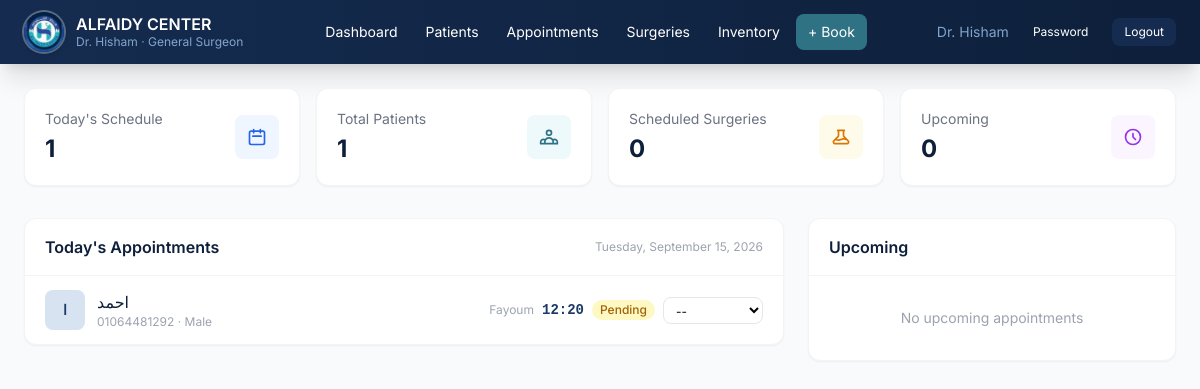
/doctor/dashboard (signed in), run on the app's committed database.
### app/models/__init__.py (models this page shows, shortened)
class User(UserMixin, db.Model):
    __tablename__ = 'users'
    id = db.Column(db.Integer, primary_key=True)
    username = db.Column(db.String(80), unique=True, nullable=False)
    password_hash = db.Column(db.String(256), nullable=False)
    full_name = db.Column(db.String(150), nullable=False)
    role = db.Column(db.String(20), nullable=False)  # 'doctor' or 'assistant'
    active = db.Column(db.Boolean, default=True)
    created_at = db.Column(db.DateTime, default=datetime.utcnow)
    appointments_created = db.relationship('Appointment', backref='created_by_user', lazy='dynamic')

class Appointment(db.Model):
    __tablename__ = 'appointments'
    id = db.Column(db.Integer, primary_key=True)
    patient_id = db.Column(db.Integer, db.ForeignKey('patients.id'), nullable=False, index=True)
    appointment_date = db.Column(db.Date, nullable=False, index=True)
    time_slot = db.Column(db.String(5), nullable=True)  # 'HH:MM' format; null while on the waitlist
    branch = db.Column(db.String(20), nullable=False, default='fayoum', index=True)  # 'fayoum' or 'abshway'
    is_waitlisted = db.Column(db.Boolean, default=False, index=True)
    status = db.Column(db.String(20), nullable=False, default='pending')
    notes = db.Column(db.Text, nullable=True)
    complaint = db.Column(db.Text, nullable=True)  # Patient's initial complaint
    created_by = db.Column(db.Integer, db.ForeignKey('users.id'), nullable=True)
    created_at = db.Column(db.DateTime, default=datetime.utcnow)
    updated_at = db.Column(db.DateTime, default=datetime.utcnow, onupdate=datetime.utcnow)
    is_deleted = db.Column(db.Boolean, default=False)
    @property
    def branch_display_en(self):
        return {'fayoum': 'Fayoum', 'abshway': 'Abshway'}.get(self.branch, self.branch)

class Patient(db.Model):
    __tablename__ = 'patients'
    id = db.Column(db.Integer, primary_key=True)
    full_name = db.Column(db.String(150), nullable=False, index=True)
    phone = db.Column(db.String(20), nullable=False, index=True)
    age = db.Column(db.Integer, nullable=True)
    gender = db.Column(db.String(10), nullable=True)  # ذكر / أنثى
    created_at = db.Column(db.DateTime, default=datetime.utcnow)
    is_deleted = db.Column(db.Boolean, default=False)
    appointments = db.relationship('Appointment', backref='patient', lazy='dynamic',
                                    primaryjoin='and_(Patient.id == Appointment.patient_id, Appointment.is_deleted == False)')
    medical_records = db.relationship('MedicalRecord', backref='patient', lazy='dynamic')
    surgeries = db.relationship('Surgery', backref='patient', lazy='dynamic',
                                 primaryjoin='and_(Patient.id == Surgery.patient_id, Surgery.is_deleted == False)')
    files = db.relationship('PatientFile', backref='patient', lazy='dynamic',
                             primaryjoin='and_(Patient.id == PatientFile.patient_id, PatientFile.is_deleted == False)')
    prescriptions = db.relationship('Prescription', backref='patient', lazy='dynamic')
    @property
    def display_gender(self):
        return 'Male' if self.gender == 'ذكر' else ('Female' if self.gender == 'أنثى' else 'N/A')

### app/routes/doctor.py (the view)
@doctor_bp.route('/')
@doctor_bp.route('/dashboard')
@doctor_required
def dashboard():
    today = date.today()
    today_apps = Appointment.query.filter(
        Appointment.appointment_date == today,
        Appointment.is_deleted == False,
        Appointment.status.in_(['pending', 'confirmed'])
    ).order_by(Appointment.time_slot).all()
    upcoming_apps = Appointment.query.filter(
        Appointment.appointment_date > today,
        Appointment.is_deleted == False,
        Appointment.status.in_(['pending', 'confirmed'])
    ).order_by(Appointment.appointment_date, Appointment.time_slot).limit(10).all()
    total_patients = Patient.query.filter(Patient.is_deleted == False).count()
    total_surgeries = Surgery.query.filter(Surgery.is_deleted == False,
                                           Surgery.status == 'scheduled').count()
    return render_template('doctor/dashboard.html',
                           today_apps=today_apps,
                           upcoming_apps=upcoming_apps,
                           total_patients=total_patients,
                           total_surgeries=total_surgeries,
                           today=today)

### app/routes/doctor.py (called while the page is built)
def doctor_required(f):
    @wraps(f)
    @login_required
    def decorated(*args, **kwargs):
        if current_user.role != 'doctor':
            flash('Access denied. Doctor only.', 'danger')
            return redirect(url_for('auth.login'))
        return f(*args, **kwargs)
    return decorated

### app/templates/doctor/dashboard.html (shortened to what this page needs)
{% extends "base_en.html" %}
{% block content %}
<div class="grid grid-cols-1 sm:grid-cols-2 lg:grid-cols-4 gap-4 mb-8">
    <div class="bg-white rounded-xl p-5 border border-gray-100 shadow-sm">
        <div class="flex items-center justify-between">
            <div>
                <p class="text-sm text-gray-500">Today's Schedule</p>
                <p class="text-2xl font-bold text-navy-900 mt-1">{{ today_apps|length }}</p>
            </div>
            <div class="w-11 h-11 bg-blue-50 rounded-lg flex items-center justify-center">
                <svg class="w-5 h-5 text-blue-600" fill="none" stroke="currentColor" viewBox="0 0 24 24"><path stroke-linecap="round" stroke-linejoin="round" stroke-width="2" d="M8 7V3m8 4V3m-9 8h10M5 21h14a2 2 0 002-2V7a2 2 0 00-2-2H5a2 2 0 00-2 2v12a2 2 0 002 2z"></path></svg>
            </div>
        </div>
    </div>
    <div class="bg-white rounded-xl p-5 border border-gray-100 shadow-sm">
        <div class="flex items-center justify-between">
            <div>
                <p class="text-sm text-gray-500">Total Patients</p>
                <p class="text-2xl font-bold text-navy-900 mt-1">{{ total_patients }}</p>
            </div>
            <div class="w-11 h-11 bg-teal-50 rounded-lg flex items-center justify-center">
            </div>
        </div>
    </div>
    <div class="bg-white rounded-xl p-5 border border-gray-100 shadow-sm">
        <div class="flex items-center justify-between">
            <div>
                <p class="text-sm text-gray-500">Scheduled Surgeries</p>
                <p class="text-2xl font-bold text-navy-900 mt-1">{{ total_surgeries }}</p>
            </div>
            <div class="w-11 h-11 bg-amber-50 rounded-lg flex items-center justify-center">
            </div>
        </div>
    </div>
    <div class="bg-white rounded-xl p-5 border border-gray-100 shadow-sm">
        <div class="flex items-center justify-between">
            <div>
                <p class="text-sm text-gray-500">Upcoming</p>
                <p class="text-2xl font-bold text-navy-900 mt-1">{{ upcoming_apps|length }}</p>
            </div>
            <div class="w-11 h-11 bg-purple-50 rounded-lg flex items-center justify-center">
                <svg class="w-5 h-5 text-purple-600" fill="none" stroke="currentColor" viewBox="0 0 24 24"><path stroke-linecap="round" stroke-linejoin="round" stroke-width="2" d="M12 8v4l3 3m6-3a9 9 0 11-18 0 9 9 0 0118 0z"></path></svg>
            </div>
        </div>
    </div>
</div>
<div class="grid grid-cols-1 lg:grid-cols-3 gap-6">
    <div class="lg:col-span-2">
        <div class="bg-white rounded-xl border border-gray-100 shadow-sm">
            <div class="px-5 py-4 border-b border-gray-100 flex items-center justify-between">
                <h2 class="font-semibold text-navy-900">Today's Appointments</h2>
                <span class="text-xs text-gray-400">{{ today.strftime('%A, %B %d, %Y') }}</span>
            </div>
            {% if today_apps %}
            <div class="divide-y divide-gray-50">
                {% for appt in today_apps %}
                <div class="px-5 py-3.5 hover:bg-gray-50 transition flex items-center justify-between gap-4">
                    <div class="flex items-center gap-3 min-w-0">
                        <div class="w-10 h-10 bg-navy-100 rounded-lg flex items-center justify-center text-navy-700 font-bold text-sm shrink-0">
                            {{ appt.patient.full_name[0] }}
                        </div>
                        <div class="min-w-0">
                            <a href="{{ url_for('doctor.patient_detail', patient_id=appt.patient_id) }}" class="font-medium text-navy-900 hover:text-teal-600 transition truncate block">
                                {{ appt.patient.full_name }}
                            </a>
                            <p class="text-xs text-gray-400">{{ appt.patient.phone }} &middot; {{ appt.patient.display_gender }}</p>
                        </div>
                    </div>
                    <div class="flex items-center gap-2 shrink-0">
                        <span class="text-xs text-gray-400">{{ appt.branch_display_en }}</span>
                        {% if appt.is_waitlisted %}
                        <span class="text-sm font-semibold text-amber-600">Waitlist</span>
                        {% else %}
                        <span class="text-sm font-mono font-semibold text-navy-700">{{ appt.time_slot }}</span>
                        {% endif %}
                        <span class="px-2 py-0.5 rounded-full text-xs font-medium
                            {% if appt.status == 'pending' %}bg-yellow-100 text-yellow-700
                            {% elif appt.status == 'confirmed' %}bg-blue-100 text-blue-700
                            {% elif appt.status == 'completed' %}bg-green-100 text-green-700
                            {% elif appt.status == 'cancelled' %}bg-red-100 text-red-700
                            {% else %}bg-gray-100 text-gray-600{% endif %}">
                            {{ appt.status|capitalize }}
                        </span>
                        <form method="POST" action="{{ url_for('doctor.update_appointment_status', appointment_id=appt.id) }}" class="inline">
                            <select name="status" onchange="this.form.submit()" class="text-xs border border-gray-200 rounded-lg px-2 py-1 bg-white">
                                <option value="" disabled selected>--</option>
                            </select>
                        </form>
                    </div>
                </div>
                {% endfor %}
            </div>
            {% endif %}
        </div>
    </div>
    <div>
        <div class="bg-white rounded-xl border border-gray-100 shadow-sm">
            <div class="px-5 py-4 border-b border-gray-100">
                <h2 class="font-semibold text-navy-900">Upcoming</h2>
            </div>
            {% if upcoming_apps %}
            <div class="divide-y divide-gray-50">
                {% for appt in upcoming_apps[:8] %}
                <a href="{{ url_for('doctor.patient_detail', patient_id=appt.patient_id) }}" class="block px-5 py-3 hover:bg-gray-50 transition">
                    <p class="font-medium text-sm text-navy-900">{{ appt.patient.full_name }}</p>
                    <p class="text-xs text-gray-400 mt-0.5">{{ appt.appointment_date.strftime('%b %d') }} at {{ appt.time_slot }}</p>
                </a>
                {% endfor %}
            </div>
            <div class="px-5 py-3 border-t border-gray-100">
                <a href="{{ url_for('doctor.appointments') }}" class="text-teal-600 hover:text-teal-700 text-sm font-medium">View all &rarr;</a>
            </div>
            {% else %}
            <div class="px-5 py-8 text-center text-gray-400 text-sm">No upcoming appointments</div>
            {% endif %}
        </div>
    </div>
</div>
{% endblock %}

### app/templates/base_en.html (shortened to what this page needs)
<!DOCTYPE html>
<html lang="en" dir="ltr">
<head>
    <script src="https://cdn.tailwindcss.com"></script>
</head>
<body class="bg-gray-50 min-h-screen">
    <nav class="bg-gradient-to-l from-navy-900 to-navy-800 text-white shadow-xl">
        <div class="max-w-7xl mx-auto px-4 sm:px-6">
            <div class="flex items-center justify-between h-16">
                <div class="flex items-center gap-3">
                    <img src="{{ url_for('static', filename='images/logo.png') }}" alt="{{ clinic_name_en }}"
                        class="w-10 h-10 rounded-full ring-2 ring-white/30 shadow-md shrink-0">
                    <div>
                        <h1 class="text-base font-semibold leading-tight">{{ clinic_name_en }}</h1>
                        <p class="text-navy-300 text-xs">{{ doctor_name }} &middot; {{ doctor_title }}</p>
                    </div>
                </div>
                <div class="hidden md:flex items-center gap-1">
                    <a href="{{ url_for('doctor.dashboard') }}" class="px-3 py-2 rounded-lg text-sm hover:bg-navy-800 transition">Dashboard</a>
                    <a href="{{ url_for('doctor.patients') }}" class="px-3 py-2 rounded-lg text-sm hover:bg-navy-800 transition">Patients</a>
                    <a href="{{ url_for('doctor.appointments') }}" class="px-3 py-2 rounded-lg text-sm hover:bg-navy-800 transition">Appointments</a>
                    <a href="{{ url_for('doctor.surgeries') }}" class="px-3 py-2 rounded-lg text-sm hover:bg-navy-800 transition">Surgeries</a>
                    <a href="{{ url_for('doctor.inventory') }}" class="px-3 py-2 rounded-lg text-sm hover:bg-navy-800 transition">Inventory</a>
                    <a href="{{ url_for('doctor.book_appointment_page') }}" class="px-3 py-2 rounded-lg text-sm bg-teal-600 hover:bg-teal-700 transition">+ Book</a>
                </div>
                <div class="flex items-center gap-3">
                    <span class="text-sm text-navy-300 hidden sm:inline">{{ current_user.full_name if current_user else '' }}</span>
                    <a href="{{ url_for('auth.change_password') }}" class="px-3 py-1.5 hover:bg-navy-800 rounded-lg text-xs transition">Password</a>
                    <a href="{{ url_for('auth.logout') }}" class="px-3 py-1.5 bg-navy-800 hover:bg-navy-700 rounded-lg text-xs transition">Logout</a>
                </div>
            </div>
        </div>
    </nav>
    <main class="max-w-7xl mx-auto px-4 sm:px-6 py-6">
        {% block content %}{% endblock %}
    </main>
</body>
</html>

### app/templates/base_en.html (style rules this page uses)
* { font-family: 'Inter', system-ui, sans-serif; }

### data on the page
User: full_name "Dr. Hisham"
Appointment: patient "ا", patient.full_name "احمد", patient.phone "01064481292", patient.display_gender "Male", branch_display_en "Fayoum", time_slot "12:20", status "Pending"

### other printed values
{{ clinic_name_en }} "ALFAIDY CENTER"
{{ doctor_title }} "General Surgeon"
{{ today_apps|length }} "1"
{{ total_patients }} "1"
{{ total_surgeries }} "0"
{{ upcoming_apps|length }} "0"
